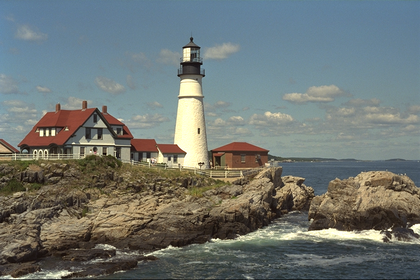
%> input picture final_pro/gg.png, 420 x 280 px, shrunk from 768 x 512 before the run
$ octave input_dialog.m   (GNU Octave 9; MATLAB toolbox functions it lacks are replaced by stand-ins)
%> lines starting %> are read from the running program, lines starting %| are printed output that depends on the picture
clear;
clc;
close all;
params = inputdlg({'alpha','beta','delta','Fh'},...
              'Parameters', [1 7; 1 7;1 7;1 7]);
%> the answer given: 3
%> the answer given: 3
%> the answer given: 3
%> the answer given: 3
alpha=str2double(params{1});
beta=str2double(params{2});
gamma=-log2((alpha^-1)-(2^-beta));
delta=str2double(params{3});
fh=str2double(params{4});
L=256;
x=1:1:256;
RGB=imread('gg.png');
%> RGB is the input picture: size 280x420x3 uint8; mean R, G, B 111.6, 118, 114.6
HSV=rgb2hsv(RGB);
%> HSV: size 280x420x3 double; mean H, S, V 0.348, 0.259, 0.509
H=HSV;
V=HSV(:,:,3);
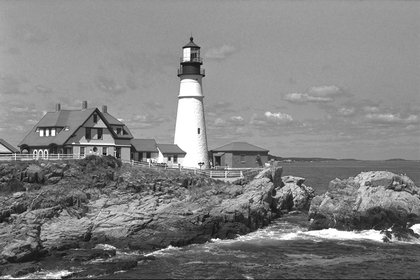
%> V: size 280x420 double; min 0.0196, max 1, mean 0.509
X=0:1:255;
V=im2uint8(V);
%> V: size 280x420 uint8
[row,col]=size(V);
%> row = 280; col = 420
tot=row*col;
%> tot = 117600
P=imhist(V)/tot;
%> P = 256 values, max 0.0428 at index 154, min 0 at index 1, mean 0.00391
P=P';
value=(sum(X.*P)/(sum(P)))*1/L;
%> value = 0.507
a=L*(1-value);
%> a = 126.2
a=double(a);
xmax=double(max(max(V)));
%> xmax = 255
xavg=double(mean(mean(V)));
%> xavg = 129.8
for i=1:1:256;
    if i<a;
        UX0(i)=0;
    else
        UX0(i)=(i-a)/(L-a);
    end
end
%> after the loop, UX0 = 256 values from 0 to 1

nUX0=max(UX0(:))*((UX0/max(UX0(:))).^delta);
%> nUX0 = 256 values from 0 to 1
for i=1:1:256;
    if (nUX0(i)~=0)
        xx(i)=a+nUX0(i).*(L-a);
    else
        xx(i)=0;
    end
end
%> after the loop, xx = 256 values from 0 to 256

for x=1:1:256
    UX1(x)=exp(-(xmax-x)^2/(2*fh^2));
end
%> after the loop, UX1 = 256 values, max 1 at index 255, min 0 at index 1, mean 0.0203

for i=1:1:256
    if UX1(i)<0.5
        UXx1(i)=alpha*(UX1(i)^beta);
    else
        UXx1(i)=1-alpha*((1-UX1(i))^gamma);
    end
end
%> after the loop, UXx1 = 256 values, max 1 at index 255, min 0 at index 1, mean 0.0188
val2=2*log(UXx1)*(fh^2);
xx1=abs(xmax-sqrt(abs(val2)));

for k=1:1:L
    if (k<=a);
        new(k)=xx1(k);
    else
        new(k)=xx(k);
    end
end
new=new/255;
[m,n]=size(V);
%> m = 280; n = 420
for i=1:1:m;
    for j=1:1:n;
        k=V(i,j);
        Vv(i,j)=new(k+1);
    end
end
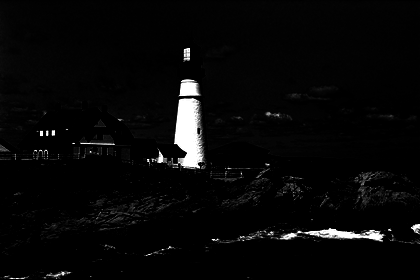
%> Vv: size 280x420 double; 35.66% of the values are NaN or infinite; the others: min 0.495, max 0.992, mean 0.52; drawn with min black, max white, NaN and infinite black

% [6 lines of commented-out code are left out]

HSV(:,:,3)=Vv;
%> HSV: size 280x420x3 double; 11.89% of the values are NaN or infinite; the others: min 0, max 1, mean 0.356
% HSV(:,:,2)=ss;
I1=hsv2rgb(HSV);
%> I1: size 280x420x3 double; 35.66% of the values are NaN or infinite; the others: min 0.143, max 0.992, mean 0.463
 figure,
 %imhist(Vv)
 imshow(I1);
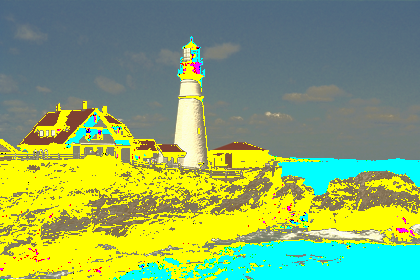
%> displayed picture: size 280x420x3, on the screen's scale of 0 to 255; mean R, G, B 137.6, 168, 102.7
 title('modified with proposed technique');
 V=mat2gray(double(V));
%> V: size 280x420 double
 figure,imshow(RGB);
 title('original');

$ run again, with final_pro/cactus.png copied over final_pro/gg.png
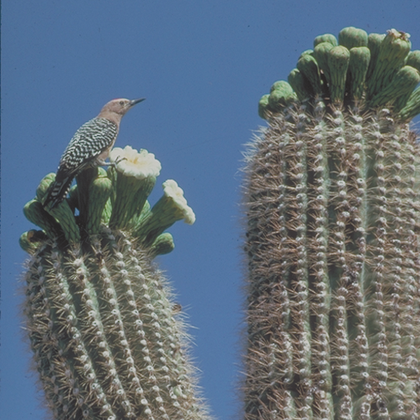
%> input picture final_pro/cactus.png, 420 x 420 px, shrunk from 512 x 512 before the run
%> RGB is the input picture: size 420x420x3 uint8; mean R, G, B 96.7, 110.4, 122.4
%> P = 256 values, max 0.0757 at index 160, min 0 at index 1, mean 0.00391
%> value = 0.506
%> a = 126.4
%> xmax = 213
%> xavg = 129.6
%> after the loop `for i=1:1:256;`: UX0 = 256 values from 0 to 1
%> after the loop `for i=1:1:256;`: xx = 256 values from 0 to 256
%> after the loop `for x=1:1:256`: UX1 = 256 values, max 1 at index 213, min 0 at index 1, mean 0.0294
%> after the loop `for i=1:1:256`: UXx1 = 256 values, max 1 at index 213, min 0 at index 1, mean 0.0259
%> after the loop `for i=1:1:m;`:
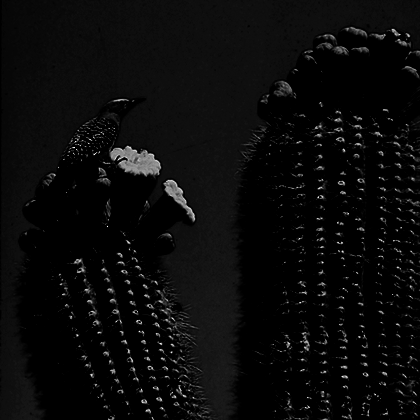
%> Vv: size 420x420 double; 40.91% of the values are NaN or infinite; the others: min 0.496, max 0.653, mean 0.507; drawn with min black, max white, NaN and infinite black
%> I1: size 420x420x3 double; 40.91% of the values are NaN or infinite; the others: min 0.17, max 0.653, mean 0.413
%> `V=mat2gray(double(V));`:
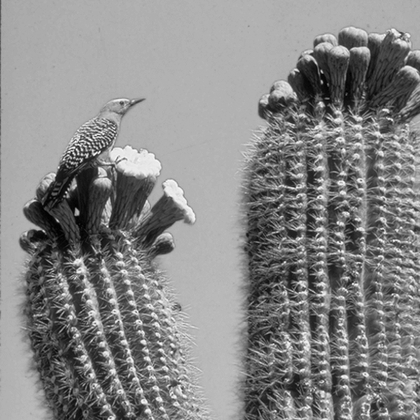
%> V: size 420x420 double; min 0, max 1, mean 0.529
